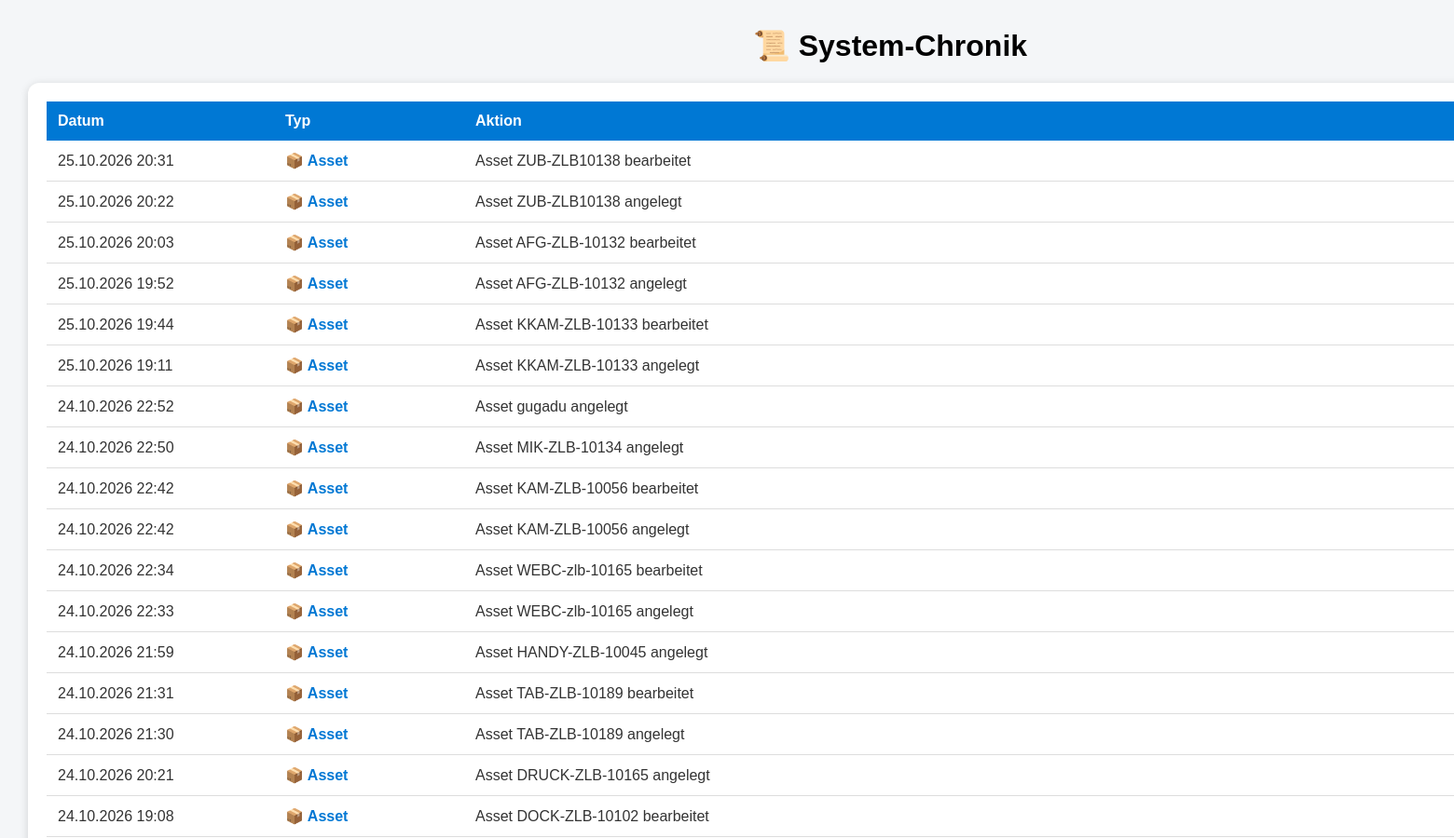
The page /historie (upper part) on the database as committed earlier.
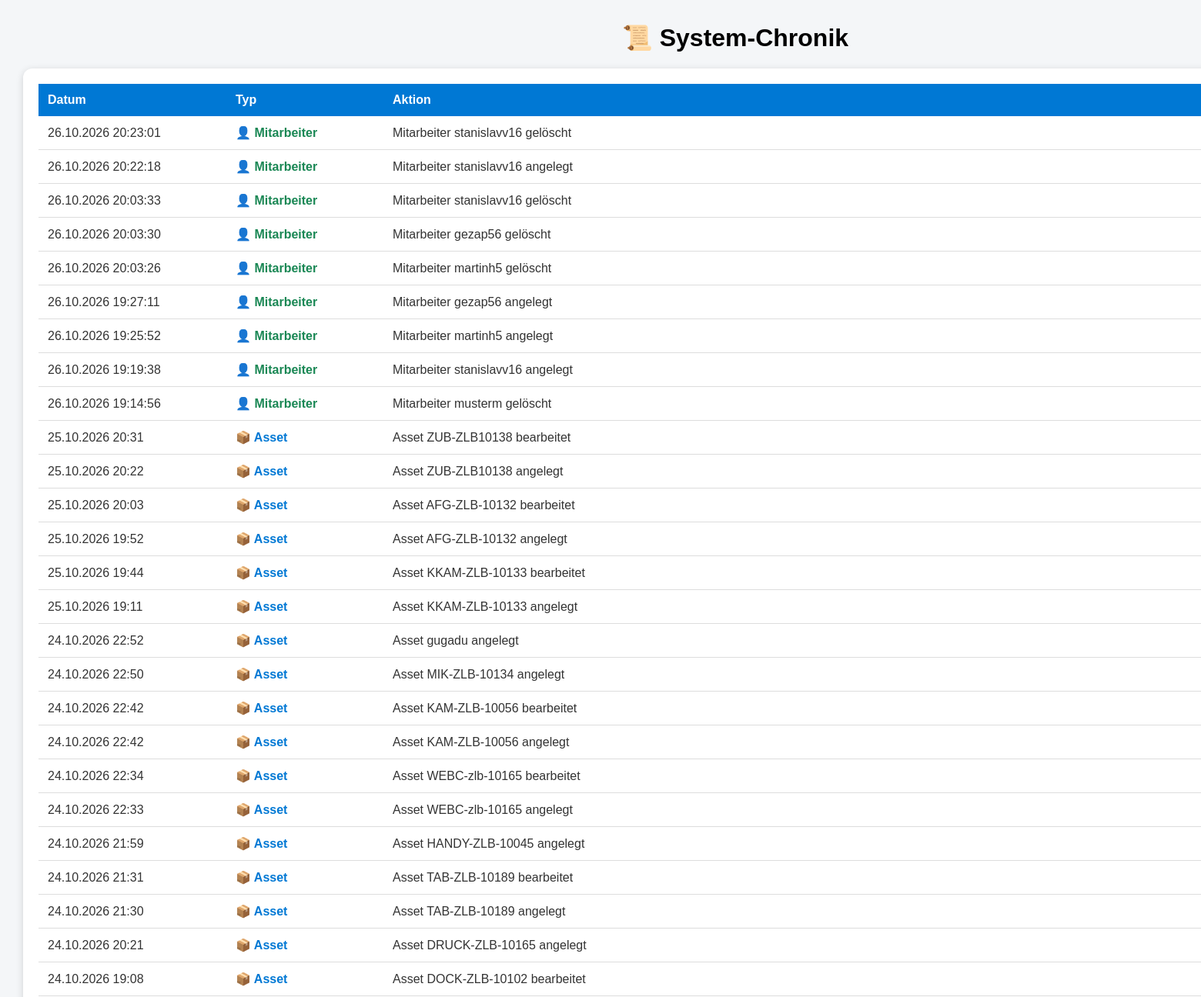
The same page on the database as committed later.
### tables this page shows
CREATE TABLE historie (
            id INTEGER PRIMARY KEY,
            datum TEXT,
            typ TEXT,
            aktion TEXT

        );

### app.py (the view)
@app.route("/historie")
def historie():
    verbindung = sqlite3.connect("asset_management.db")
    cursor = verbindung.cursor()
    cursor.execute("""
        SELECT datum, typ, aktion
        FROM historie
        ORDER BY id DESC
    """)
    eintraege = cursor.fetchall()
    verbindung.close()
    return render_template(
        "historie.html",
        eintraege=eintraege
    )

### templates/historie.html (shortened to what this page needs)
<!DOCTYPE html>
<html>
<head>
    <link rel="stylesheet"
          href="{{ url_for('static', filename='style.css')   }}">
</head>
<body>
    <div class="container">
        <h1>📜 System-Chronik</h1>
        <div class="card">
            <table>
                <tr>
                    <th class="datum">Datum</th>
                    <th class="typ">Typ</th>
                    <th>Aktion</th>
                </tr>
                {% for e in eintraege %}
                <tr>
                    <td>{{ e[0] }}</td>
                    <td>
                        {% if e[1] == "Asset" %}
                            <span class="asset">
                                📦 Asset
                            </span>
                        {% elif e[1] == "Mitarbeiter" %}
                            <span class="mitarbeiter">
                                👤 Mitarbeiter
                            </span>
                        {% else %}
                            {{ e[1] }}
                        {% endif %}
                    </td>
                    <td>{{ e[2] }}</td>
                </tr>
                {% endfor %}
            </table>
        </div>
    </div>
</body>
</html>

### static/style.css (style rules this page uses)
body { font-family: Arial, sans-serif; background-color: #f4f6f8; margin: 30px; }
h1 { text-align: center; }
.card { color: #333; text-decoration: none; }
.container { width: 1850px; margin: auto; }

### templates/historie.html (style rules this page uses)
.card { background-color: white; border-radius: 12px; padding: 20px; box-shadow: 0 2px 10px rgba(0,0,0,0.15); margin-top: 20px; }
.asset { color: #0078d4; font-weight: bold; }
.mitarbeiter { color: #198754; font-weight: bold; }
table { width: 100%; border-collapse: collapse; }
th { background-color: #0078d4; color: white; text-align: left; padding: 12px; }
td { padding: 12px; border-bottom: 1px solid #ddd; }
.datum { width: 220px; }
.typ { width: 180px; }

Rows that differ between the two databases and show on the page:
added historie: datum "26.10.2026 20:23:01", typ "👤 Mitarbeiter", aktion "Mitarbeiter stanislavv16 gelöscht"
added historie: datum "26.10.2026 20:22:18", typ "👤 Mitarbeiter", aktion "Mitarbeiter stanislavv16 angelegt"
added historie: datum "26.10.2026 20:03:33", typ "👤 Mitarbeiter", aktion "Mitarbeiter stanislavv16 gelöscht"
added historie: datum "26.10.2026 20:03:30", typ "👤 Mitarbeiter", aktion "Mitarbeiter gezap56 gelöscht"
added historie: datum "26.10.2026 20:03:26", typ "👤 Mitarbeiter", aktion "Mitarbeiter martinh5 gelöscht"
added historie: datum "26.10.2026 19:27:11", typ "👤 Mitarbeiter", aktion "Mitarbeiter gezap56 angelegt"
added historie: datum "26.10.2026 19:25:52", typ "👤 Mitarbeiter", aktion "Mitarbeiter martinh5 angelegt"
added historie: datum "26.10.2026 19:19:38", typ "👤 Mitarbeiter", aktion "Mitarbeiter stanislavv16 angelegt"
added historie: datum "26.10.2026 19:14:56", typ "👤 Mitarbeiter", aktion "Mitarbeiter musterm gelöscht"
